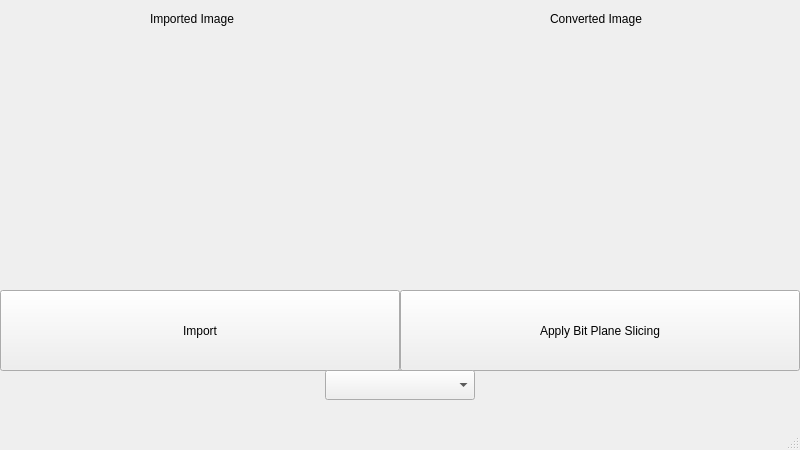
<?xml version="1.0" encoding="UTF-8"?>
<ui version="4.0">
 <class>MainWindow</class>
 <widget class="QMainWindow" name="MainWindow">
  <property name="geometry">
   <rect>
    <x>0</x>
    <y>0</y>
    <width>800</width>
    <height>450</height>
   </rect>
  </property>
  <property name="windowTitle">
   <string>MainWindow</string>
  </property>
  <widget class="QWidget" name="centralwidget">
   <widget class="QLabel" name="imageinput">
    <property name="geometry">
     <rect>
      <x>0</x>
      <y>30</y>
      <width>400</width>
      <height>225</height>
     </rect>
    </property>
    <property name="text">
     <string/>
    </property>
    <property name="pixmap">
     <pixmap>../Exp1/killer.jpg</pixmap>
    </property>
    <property name="scaledContents">
     <bool>true</bool>
    </property>
   </widget>
   <widget class="QPushButton" name="import_image">
    <property name="geometry">
     <rect>
      <x>0</x>
      <y>290</y>
      <width>400</width>
      <height>81</height>
     </rect>
    </property>
    <property name="text">
     <string>Import</string>
    </property>
   </widget>
   <widget class="QPushButton" name="output">
    <property name="geometry">
     <rect>
      <x>400</x>
      <y>290</y>
      <width>400</width>
      <height>81</height>
     </rect>
    </property>
    <property name="text">
     <string>Apply Bit Plane Slicing</string>
    </property>
   </widget>
   <widget class="QLabel" name="imageoutput">
    <property name="geometry">
     <rect>
      <x>401</x>
      <y>30</y>
      <width>400</width>
      <height>225</height>
     </rect>
    </property>
    <property name="text">
     <string/>
    </property>
    <property name="pixmap">
     <pixmap>../Exp1/killer.jpg</pixmap>
    </property>
    <property name="scaledContents">
     <bool>true</bool>
    </property>
   </widget>
   <widget class="QLabel" name="label">
    <property name="geometry">
     <rect>
      <x>150</x>
      <y>10</y>
      <width>101</width>
      <height>17</height>
     </rect>
    </property>
    <property name="text">
     <string>Imported Image</string>
    </property>
   </widget>
   <widget class="QLabel" name="label_2">
    <property name="geometry">
     <rect>
      <x>550</x>
      <y>10</y>
      <width>101</width>
      <height>17</height>
     </rect>
    </property>
    <property name="text">
     <string>Converted Image</string>
    </property>
   </widget>
   <widget class="QComboBox" name="comboBox">
    <property name="geometry">
     <rect>
      <x>325</x>
      <y>370</y>
      <width>150</width>
      <height>30</height>
     </rect>
    </property>
   </widget>
  </widget>
  <widget class="QMenuBar" name="menubar">
   <property name="geometry">
    <rect>
     <x>0</x>
     <y>0</y>
     <width>800</width>
     <height>27</height>
    </rect>
   </property>
  </widget>
  <widget class="QStatusBar" name="statusbar"/>
 </widget>
 <resources/>
 <connections/>
</ui>
